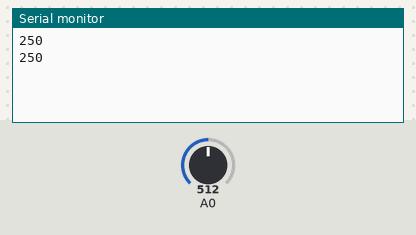
This sketch was run on a simulated Arduino Uno, built with avr-gcc and run on an emulated ATmega328P. Parts: the last lines printed to the serial monitor. Inputs (shaded band) come from the test bench; at power-on: A0 = 512.

Above: at 1.8 s.
1.9 s: A0 set to 716
At 2.8 s:
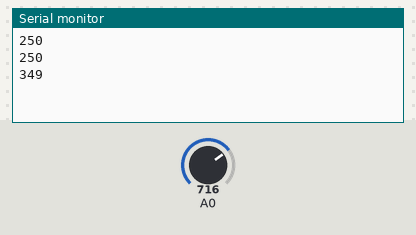
3.4 s: A0 set to 900
At 4.6 s:
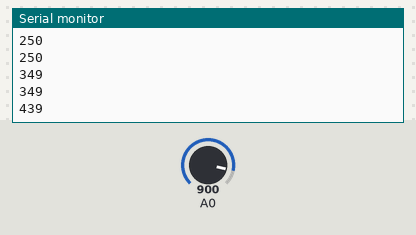
Timing chart, 0 to 6.4 s (numbered marks = the images above; inputs shaded):
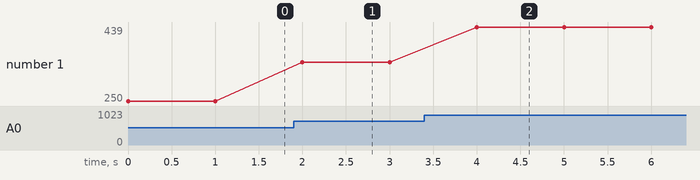

Measured:
- after the input at 1.9 s, the serial monitor: prints a new line after 0.10 s (image 1)
- after the input at 3.4 s, the serial monitor: prints a new line after 0.60 s (image 2)
- plotted number 1: 250 → 349 after the input at 1.9 s, 349 → 439 after the input at 3.4 s

The sketch:

TemperaturasensorLM35.ino
```cpp
int temp;

void setup() {
  Serial.begin(9600);
}

void loop() {
  temp = analogRead(A0);
  temp = (5.0 * temp * 100) / 1023.0;

  Serial.println(temp);

  delay(1000);
}
```
